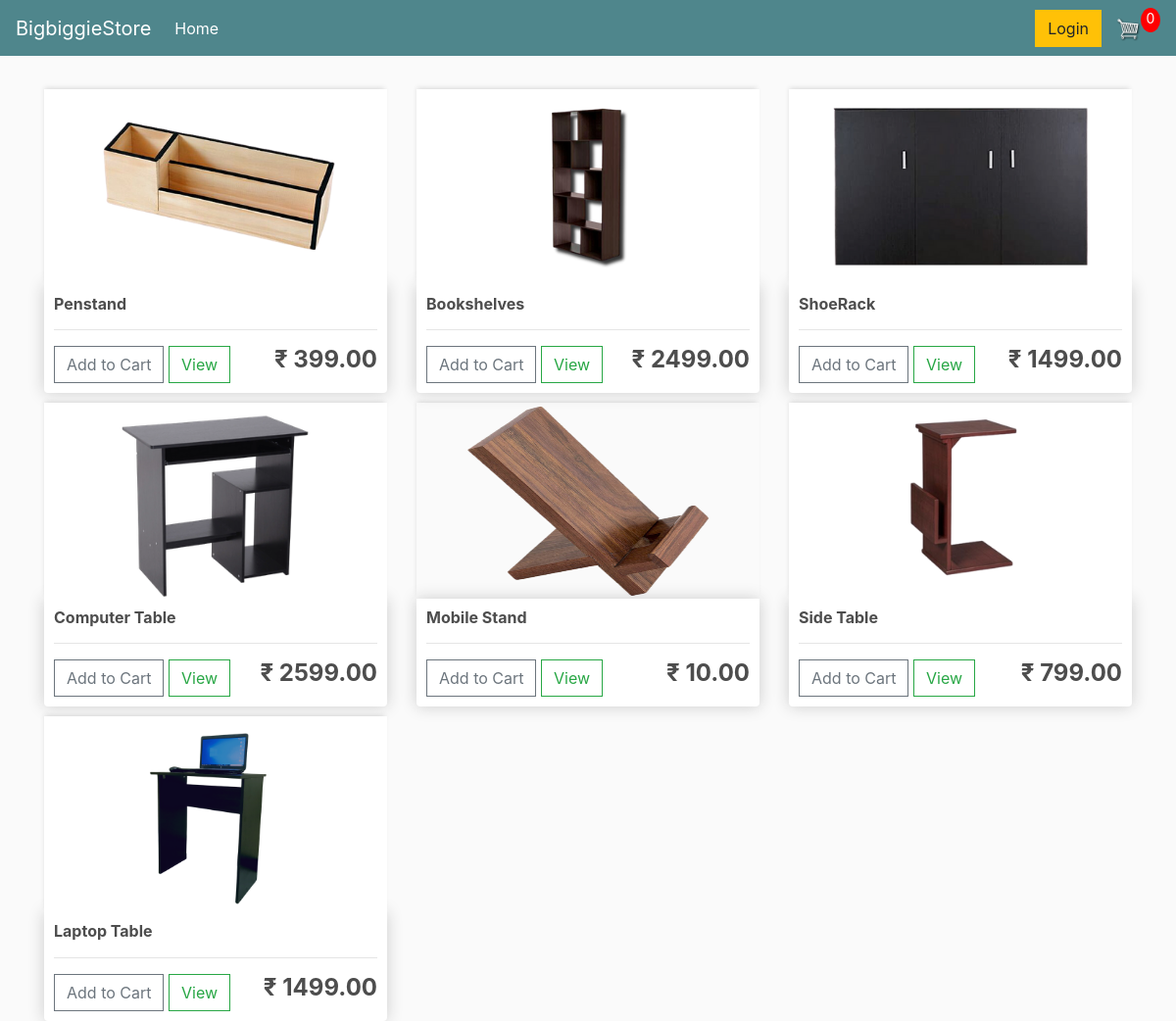
The page / on the database its author committed.
### store/models.py (models this page shows, shortened)
class Product(models.Model):
    name= models.CharField(max_length=200,null=True)
    price = models.DecimalField(max_digits=7,decimal_places=2)
    digital = models.BooleanField(default=False,null=True,blank=False)
    image = models.ImageField(null=True,blank=True)
    @property
    def imageURL(self):
        try:
            url=self.image.url
        except:
            url = ""
        return url

### store/views.py (the view)
# urls.py: path('',include('store.urls')),
def store(request):
	data = cartData(request)
	cartItems = data['cartItems']
	order = data['order']
	items = data['items']
	products = Product.objects.all()
	context = {'products':products, 'cartItems':cartItems}
	return render(request, 'store/store.html', context)

### store/utils.py (called while the page is built, shortened)
def cookieCart(request):
	try:
		cart = json.loads(request.COOKIES['cart'])
	except:
		cart = {}
		print('CART:', cart)
	items = []
	order = {'get_cart_total':0, 'get_cart_items':0, 'shipping':False}
	cartItems = order['get_cart_items']
	return {'cartItems':cartItems ,'order':order, 'items':items}

def cartData(request):
	if request.user.is_authenticated:
		customer = request.user.customer
		order, created = Order.objects.get_or_create(customer=customer, complete=False)
		items = order.orderitem_set.all()
		cartItems = order.get_cart_items
	else:
		cookieData = cookieCart(request)
		cartItems = cookieData['cartItems']
		order = cookieData['order']
		items = cookieData['items']
	return {'cartItems':cartItems ,'order':order, 'items':items}

### store/templates/store/store.html
{% extends 'store/main.html' %}
{% load static %}
{% block content %}
<div class="row">
    {% for product in products %}
    <div class="col-lg-4">
        <img class="thumbnail" src="{{ product.imageURL }}">
        <div class="box-element product">
            <h6><strong>{{ product.name }}</strong></h6>
            <hr>
            <button data-product= {{product.id}} data-action="add" class="btn btn-outline-secondary add-btn update-cart ">Add to Cart</button>
            <a class="btn btn-outline-success" href="#">View</a>
            <h4 style="display: inline-block; float:right"><strong>₹ {{ product.price|floatformat:2}}</strong></h4>
        </div>
    </div>
    {% endfor %}
</div>
{% endblock content %}

### store/templates/store/main.html (shortened to what this page needs)
<!DOCTYPE html>
{% load static %}
<html>
<head>
	<link rel="stylesheet" href="https://stackpath.bootstrapcdn.com/bootstrap/4.4.1/css/bootstrap.min.css">
	<link rel="stylesheet" type="text/css" href="{% static 'css/main.css' %}">
</head>
<body>
	<nav class="navbar navbar-expand-lg navbar-dark bg-dark">
	  <a class="navbar-brand" href="{% url 'store' %}">BigbiggieStore</a>
	  <div class="collapse navbar-collapse" id="navbarSupportedContent">
	    <ul class="navbar-nav mr-auto">
	      <li class="nav-item active">
	        <a class="nav-link" href="{% url 'store' %}">Home <span class="sr-only">(current)</span></a>
	      </li>
	    </ul>
	    <div class="form-inline my-2 my-lg-0">
	     	<a href="#"class="btn btn-warning">Login</a>
	     	<a href="{% url 'cart' %}"><img  id="cart-icon" src="{% static 'images/cart.png' %}"></a>
	    	<p id="cart-total">{{cartItems}}</p>
	    </div>
	  </div>
	</nav>
     <div class="container">
            <br>
            {% block content %}
            {% endblock content %}
         </div>
</body>
</html>

### static/css/main.css (style rules this page uses)
body { background-color: hsl(0, 0%, 98%); }
h1,h2,h3,h4,h5,h6 { color:hsl(0, 0%, 30%); }
.box-element { box-shadow:hsl(0, 0%, 80%) 0 0 16px; background-color: #fff; border-radius: 4px; padding: 10px; transition: transform .2s; margin: 0 auto; }
.thumbnail { width: 100%; height: 200px; box-shadow: -1px -3px 5px -2px rgba(214,214,214,1); }
.product { border-radius: 0 0 4px 4px; }
.bg-dark { background-color: #4f868c!important; }
#cart-icon { width:25px; display: inline-block; margin-left: 15px; }
#cart-total { display: block; text-align: center; color:#fff; background-color: red; width: 20px; height: 25px; border-radius: 50%; font-size: 14px; }
.col-lg-4, .col-lg-6, .col-lg-8, .col-lg-12 { margin-top: 10px; }
.btn { border-radius: 0; }

### rows shown on the page
Product: imageURL (picture), name "Penstand", price "399.00"
Product: imageURL (picture), name "Bookshelves", price "2499.00"
Product: imageURL (picture), name "ShoeRack", price "1499.00"
Product: imageURL (picture), name "Computer Table", price "2599.00"
Product: imageURL (picture), name "Mobile Stand", price "10.00"
Product: imageURL (picture), name "Side Table", price "799.00"
Product: imageURL (picture), name "Laptop Table", price "1499.00"

### other values the page prints
{{ cartItems }} "0"
